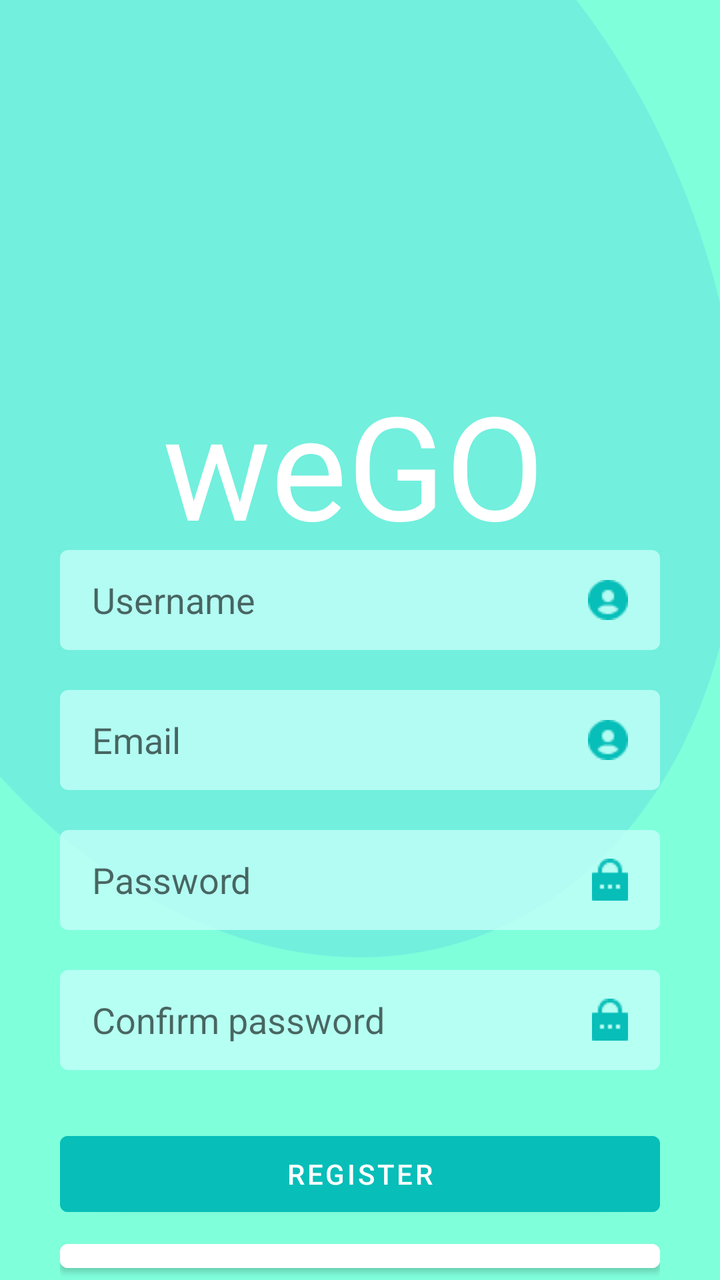
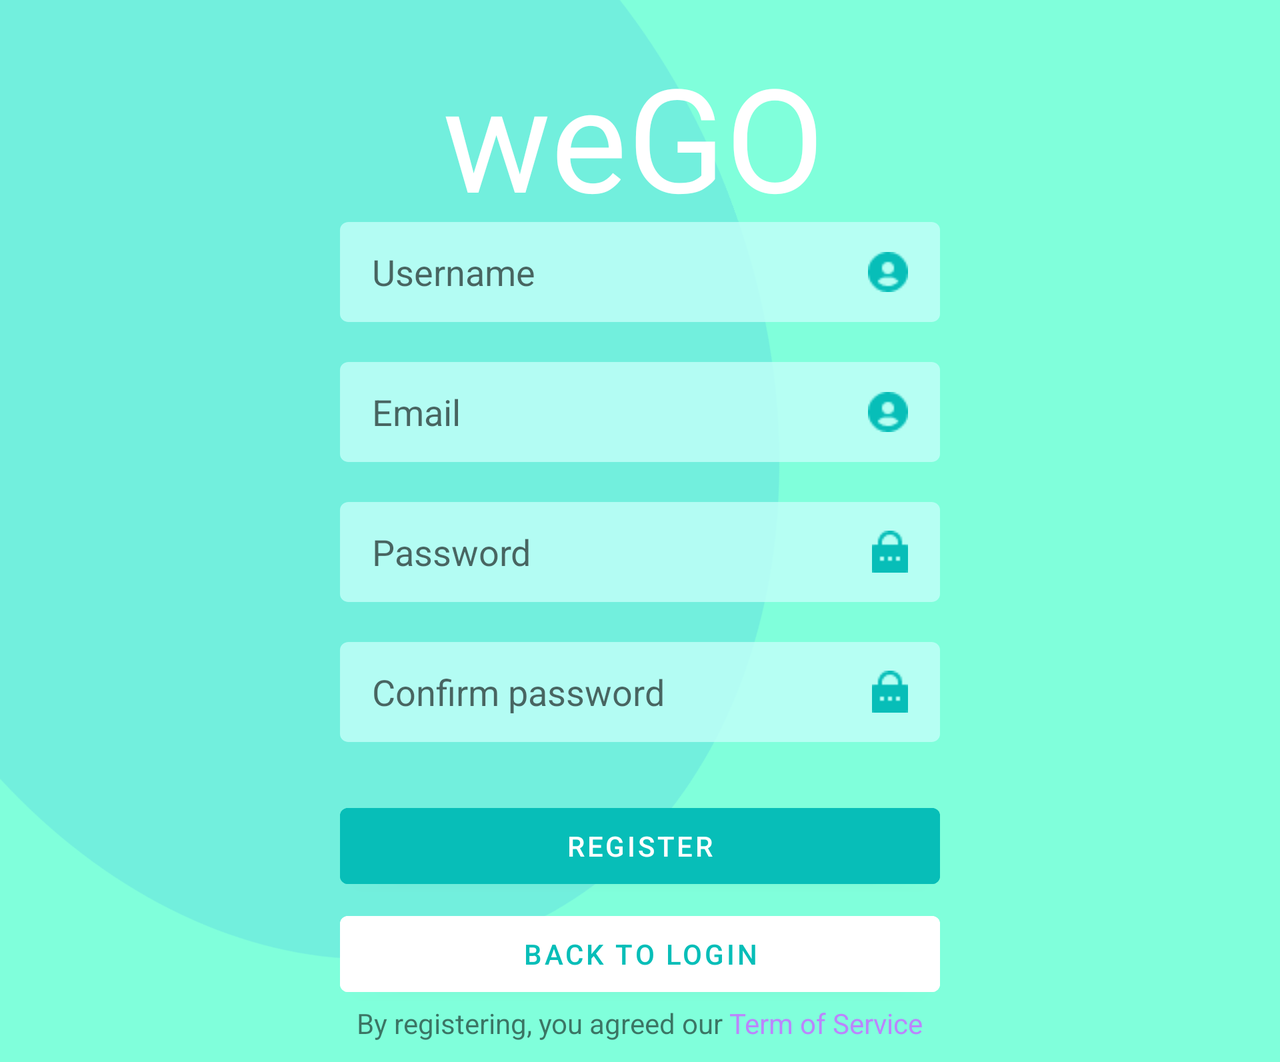

The same Android screen from two of the app's own layout files: first res/layout/ as a phone draws it, then the repository's variant for another configuration, drawn on a device whose configuration selects that folder. Both files follow.
<!-- AndroidManifest.xml: application theme Theme.WeGO -->
<!-- res/layout/activity_register.xml -->
<?xml version="1.0" encoding="utf-8"?>
<RelativeLayout
    xmlns:android="http://schemas.android.com/apk/res/android"
    xmlns:app="http://schemas.android.com/apk/res-auto"
    android:id="@+id/register_screen"
    android:layout_width="match_parent"
    android:layout_height="match_parent"
    android:background="@color/main_color">

    <View
        android:id="@+id/ellipse_1"
        android:layout_width="470.49dp"
        android:layout_height="606.21dp"
        android:background="@drawable/ellipse_1"
        android:layout_marginTop="-120dp"
        android:layout_marginLeft="-90dp"
        android:rotation="160"
        />

    <TextView
        android:id="@+id/wego"
        android:layout_width="197dp"
        android:layout_height="89dp"
        android:layout_centerHorizontal="true"
        android:layout_marginTop="184dp"
        android:fontFamily="@font/righteous"
        android:gravity="top"
        android:text="@string/wego"
        android:textAppearance="@style/wego"
        />
    <RelativeLayout
        android:id="@+id/register_group"
        android:layout_below="@+id/wego"
        android:layout_width="300dp"
        android:layout_height="wrap_content"
        android:layout_centerHorizontal="true"
        android:layout_marginTop="2dp"
        android:background="#00000000">
        
        <EditText
            android:hint="Username"
            android:inputType="text"
            android:imeOptions="actionGo"
            android:id="@+id/register_username"
            android:layout_width="match_parent"
            android:layout_height="50dp"
            android:background="@drawable/username"
            android:paddingRight="16dp"
            android:paddingLeft="16dp"
            android:drawableRight="@drawable/username_icon"/>

        <EditText
            android:hint="Email"
            android:inputType="textEmailAddress"
            android:imeOptions="actionGo"
            android:id="@+id/register_email"
            android:layout_below="@+id/register_username"
            android:layout_width="match_parent"
            android:layout_height="50dp"
            android:background="@drawable/username"
            android:drawableRight="@drawable/username_icon"
            android:paddingRight="16dp"
            android:paddingLeft="16dp"
            android:layout_marginTop="20dp"/>

        <EditText
            android:hint="Password"
            android:inputType="textPassword"
            android:imeOptions="actionGo"
            android:id="@+id/register_password"
            android:layout_below="@+id/register_email"
            android:layout_width="match_parent"
            android:layout_height="50dp"
            android:background="@drawable/username"
            android:drawableRight="@drawable/password_icon"
            android:paddingRight="16dp"
            android:paddingLeft="16dp"
            android:layout_marginTop="20dp"/>

        <EditText
            android:hint="Confirm password"
            android:inputType="textPassword"
            android:imeOptions="actionDone"
            android:id="@+id/register_confirm_password"
            android:layout_below="@+id/register_password"
            android:layout_width="match_parent"
            android:layout_height="50dp"
            android:background="@drawable/username"
            android:drawableRight="@drawable/password_icon"
            android:paddingRight="16dp"
            android:paddingLeft="16dp"
            android:layout_marginTop="20dp"/>

        <Button
            android:id="@+id/register_button"
            android:layout_width="match_parent"
            android:layout_height="50dp"
            android:layout_below="@+id/register_confirm_password"
            android:layout_marginTop="27dp"
            android:backgroundTint="@color/login_button"
            android:text="REGISTER"
            />

        <Button
            android:id="@+id/to_login_button"
            android:layout_width="match_parent"
            android:layout_height="50dp"
            android:layout_below="@+id/register_button"
            android:layout_marginTop="4dp"
            android:backgroundTint="@color/white"
            android:textColor="@color/login_button"
            android:text="BACK TO LOGIN"
            />

        <LinearLayout
            android:layout_width="wrap_content"
            android:layout_height="wrap_content"
            android:layout_below="@+id/to_login_button"
            android:layout_centerHorizontal="true">

            <TextView
                android:layout_width="wrap_content"
                android:layout_height="wrap_content"
                android:text="By registering, you agreed our "/>

            <TextView
                android:id="@+id/terms_of_service_button"
                android:layout_width="wrap_content"
                android:layout_height="wrap_content"
                android:text="Term of Service"
                android:textColor="@color/purple_200"/>

        </LinearLayout>

    </RelativeLayout>

</RelativeLayout>
<!-- resources referenced by this layout -->
<resources>
  <color name="login_button">#07BEB8</color>
  <color name="main_color">#80FFDB</color>
  <color name="purple_200">#FFBB86FC</color>
  <color name="white">#FFFFFFFF</color>
  <!-- drawable ellipse_1 (drawable) -->
  <?xml version="1.0" encoding="utf-8"?>
  <vector
      xmlns:android="http://schemas.android.com/apk/res/android"
      xmlns:aapt="http://schemas.android.com/aapt"
      android:width="470.49dp"
      android:height="606.21dp"
      android:viewportWidth="470.49"
      android:viewportHeight="606.21"
      >
  
      <group>
  
          <clip-path
              android:pathData="M470.488 303.107C470.488 470.508 365.166 606.214 235.244 606.214C105.322 606.214 0 470.508 0 303.107C0 135.706 105.322 0 235.244 0C365.166 0 470.488 135.706 470.488 303.107Z"
              />
  
          <path
              android:pathData="M0 0V606.214H470.488V0"
              android:fillColor="#72EFDD"
              />
  
      </group>
  
  </vector>
  <!-- drawable password_icon: png bitmap (drawable, 350 bytes) -->
  <!-- drawable username (drawable) -->
  <?xml version="1.0" encoding="utf-8"?>
  <vector
      xmlns:android="http://schemas.android.com/apk/res/android"
      xmlns:aapt="http://schemas.android.com/aapt"
      android:width="283dp"
      android:height="50dp"
      android:viewportWidth="283"
      android:viewportHeight="50"
      >
  
      <group>
  
          <clip-path
              android:pathData="M4 0H279C281.209 0 283 1.79086 283 4V46C283 48.2091 281.209 50 279 50H4C1.79086 50 0 48.2091 0 46V4C0 1.79086 1.79086 0 4 0Z"
              />
  
          <path
              android:pathData="M0 0V50H283V0"
              android:fillColor="#CCC4FFF9"
              />
  
      </group>
  
  </vector>
  <!-- drawable username_icon: png bitmap (drawable, 579 bytes) -->
  <string name="wego">
          weGO
      </string>
  <style name="wego">
          <item name="android:textSize">
              72sp
          </item>
          <item name="android:textColor">
              #FFFFFF
          </item>
      </style>
  <style name="Theme.WeGO" parent="Theme.MaterialComponents.DayNight.NoActionBar">
          
          <item name="colorPrimary">@color/purple_500</item>
          <item name="colorPrimaryVariant">@color/purple_700</item>
          <item name="colorOnPrimary">@color/white</item>
          
          <item name="colorSecondary">@color/teal_200</item>
          <item name="colorSecondaryVariant">@color/teal_700</item>
          <item name="colorOnSecondary">@color/black</item>
          
          <item name="android:statusBarColor" tools:targetApi="l">?attr/colorPrimaryVariant</item>
          
      </style>
  <color name="purple_500">#FF6200EE</color>
  <color name="purple_700">#FF3700B3</color>
  <color name="teal_200">#FF03DAC5</color>
  <color name="teal_700">#FF018786</color>
  <color name="black">#FF000000</color>
</resources>
<!-- res/layout-land/activity_register.xml (the repository's variant of the layout above) -->
<!-- drawn on the phone turned sideways -->
<?xml version="1.0" encoding="utf-8"?>
<ScrollView
    xmlns:android="http://schemas.android.com/apk/res/android"
    xmlns:app="http://schemas.android.com/apk/res-auto"
    android:id="@+id/register_screen"
    android:layout_width="match_parent"
    android:layout_height="match_parent"
    android:background="@color/main_color">


    <RelativeLayout
        android:layout_width="match_parent"
        android:layout_height="match_parent">

        <View
            android:id="@+id/ellipse_1"
            android:layout_width="470.49dp"
            android:layout_height="606.21dp"
            android:background="@drawable/ellipse_1"
            android:layout_marginTop="-120dp"
            android:layout_marginLeft="-90dp"
            android:rotation="160"
            />

        <TextView
            android:id="@+id/wego"
            android:layout_width="197dp"
            android:layout_height="89dp"
            android:layout_centerHorizontal="true"
            android:layout_marginTop="20dp"
            android:fontFamily="@font/righteous"
            android:gravity="top"
            android:text="@string/wego"
            android:textAppearance="@style/wego"
            />
        <RelativeLayout
            android:id="@+id/register_group"
            android:layout_below="@+id/wego"
            android:layout_width="300dp"
            android:layout_height="wrap_content"
            android:layout_centerHorizontal="true"
            android:layout_marginTop="2dp"
            android:background="#00000000">

            <EditText
                android:hint="Username"
                android:inputType="text"
                android:id="@+id/register_username"
                android:layout_width="match_parent"
                android:layout_height="50dp"
                android:background="@drawable/username"
                android:paddingRight="16dp"
                android:paddingLeft="16dp"
                android:drawableRight="@drawable/username_icon"/>

            <EditText
                android:hint="Email"
                android:inputType="textEmailAddress"
                android:id="@+id/register_email"
                android:layout_below="@+id/register_username"
                android:layout_width="match_parent"
                android:layout_height="50dp"
                android:background="@drawable/username"
                android:drawableRight="@drawable/username_icon"
                android:paddingRight="16dp"
                android:paddingLeft="16dp"
                android:layout_marginTop="20dp"/>

            <EditText
                android:hint="Password"
                android:inputType="textPassword"
                android:id="@+id/register_password"
                android:layout_below="@+id/register_email"
                android:layout_width="match_parent"
                android:layout_height="50dp"
                android:background="@drawable/username"
                android:drawableRight="@drawable/password_icon"
                android:paddingRight="16dp"
                android:paddingLeft="16dp"
                android:layout_marginTop="20dp"/>

            <EditText
                android:hint="Confirm password"
                android:inputType="textPassword"
                android:id="@+id/register_confirm_password"
                android:layout_below="@+id/register_password"
                android:layout_width="match_parent"
                android:layout_height="50dp"
                android:background="@drawable/username"
                android:drawableRight="@drawable/password_icon"
                android:paddingRight="16dp"
                android:paddingLeft="16dp"
                android:layout_marginTop="20dp"/>

            <Button
                android:id="@+id/register_button"
                android:layout_width="match_parent"
                android:layout_height="50dp"
                android:layout_below="@+id/register_confirm_password"
                android:layout_marginTop="27dp"
                android:backgroundTint="@color/login_button"
                android:text="REGISTER"
                />

            <Button
                android:id="@+id/to_login_button"
                android:layout_width="match_parent"
                android:layout_height="50dp"
                android:layout_below="@+id/register_button"
                android:layout_marginTop="4dp"
                android:backgroundTint="@color/white"
                android:textColor="@color/login_button"
                android:text="BACK TO LOGIN"
                />

            <LinearLayout
                android:layout_width="wrap_content"
                android:layout_height="wrap_content"
                android:layout_below="@+id/to_login_button"
                android:layout_centerHorizontal="true"
                android:layout_marginBottom="10dp">

                <TextView
                    android:layout_width="wrap_content"
                    android:layout_height="wrap_content"
                    android:text="By registering, you agreed our "/>

                <TextView
                    android:id="@+id/terms_of_service_button"
                    android:layout_width="wrap_content"
                    android:layout_height="wrap_content"
                    android:text="Term of Service"
                    android:textColor="@color/purple_200"/>

            </LinearLayout>

        </RelativeLayout>

    </RelativeLayout>

</ScrollView>
